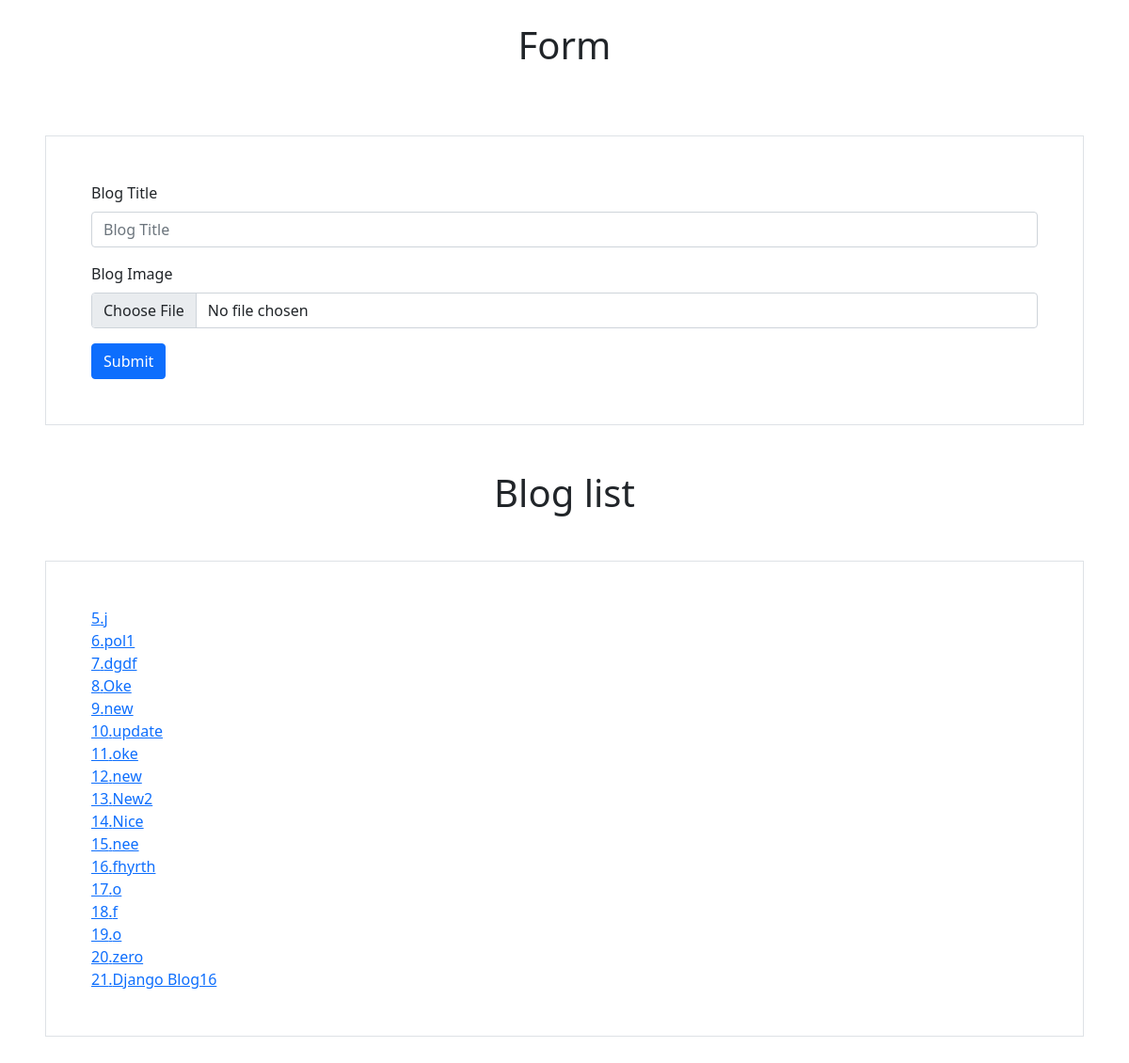
Before: / with the older database file.
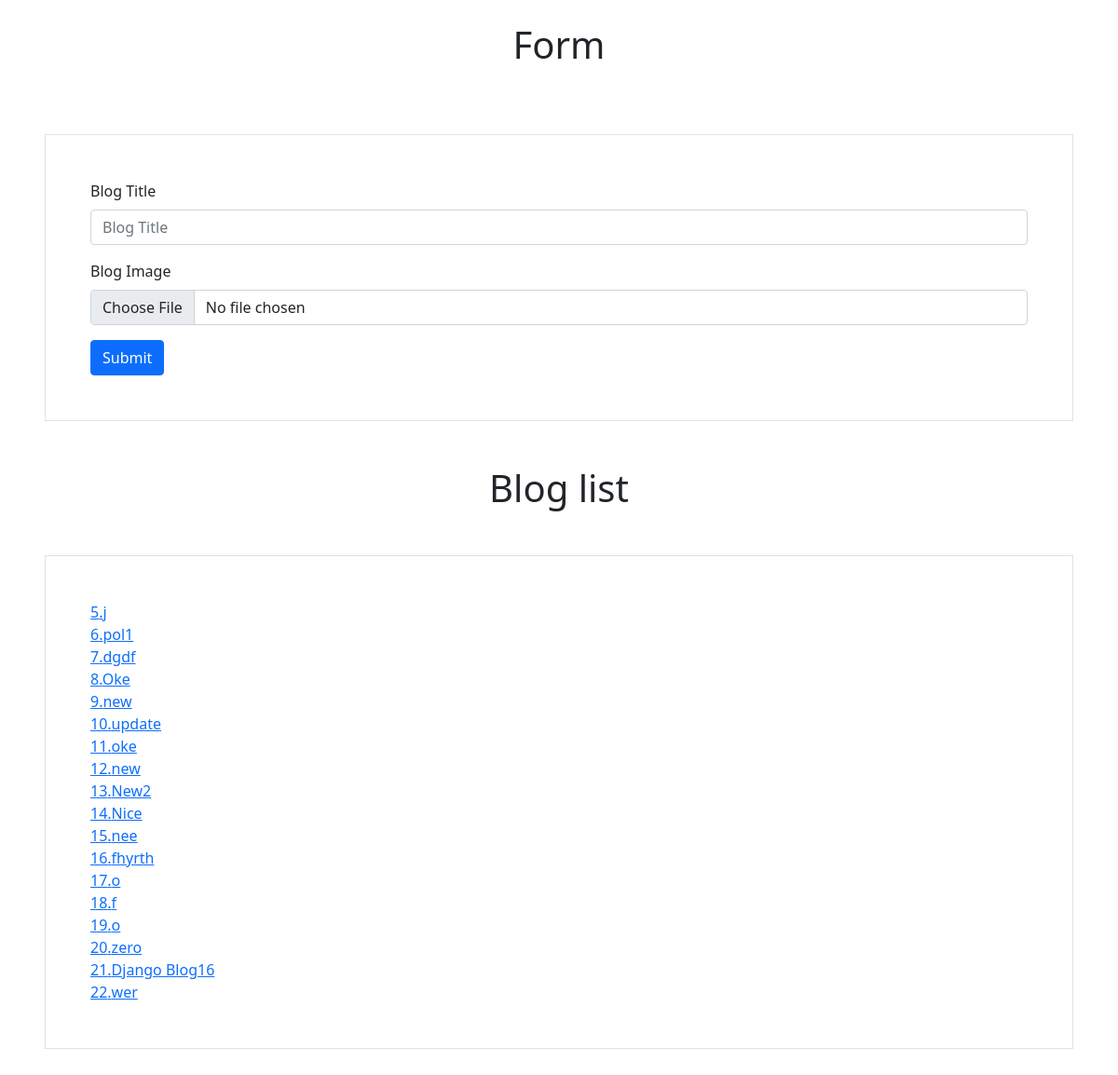
After: the same page with the newer database file.
### object_app/models.py (models this page shows)
class blog(models.Model):
    title = models.CharField(max_length=250)
    img = models.ImageField(upload_to="img_file/", blank=True, null=True)
    def __str__(self):
        return f"{self.pk}.{self.title}"

### object_app/views.py (the view)
# urls.py: path('', views.home, name="home"),
def home(request):
    pb = blog.objects.get(pk=6)
    print("===============================", pb)
    pb.title = "oke"
    context = {
        "blogs": blog.objects.all()
    }
    return render(request, 'home.html', context)

### templates/home.html (shortened to what this page needs)
<!doctype html>
<html lang="en">
  <head>
    <link href="https://cdn.jsdelivr.net/npm/bootstrap@5.0.2/dist/css/bootstrap.min.css" rel="stylesheet">
  </head>
  <body>
    <h1 class="text-center py-4">Form</h1>
    <form action="{% url 'addblog' %}" class="border p-5 m-5" method="POST" enctype="multipart/form-data">
      <div class="mb-3">
        <label for="exampleFormControlInput1" class="form-label">Blog Title</label>
        <input type="text" class="form-control" id="exampleFormControlInput1" placeholder="Blog Title" name="title">
      </div>
      <div class="mb-3">
        <label for="exampleFormControlTextarea1" class="form-label">Blog Image</label>
        <input type="file" class="form-control" id="exampleFormControlInput1" name="img">
      </div>
      <button type="submit" class="btn btn-primary">Submit</button>
    </form>
    <h1 class="text-center">Blog list</h1>
    <div class="border p-5 m-5">
      {% for blog in blogs %}
      <div><a href="{% url 'BlogApdateView' blog.pk %}">{{blog.pk}}.{{blog.title}}</a></div>
      {% endfor %}
    </div>
  </body>
</html>

Changed rows visible on the page:
added blog: pk "22", title "wer"
